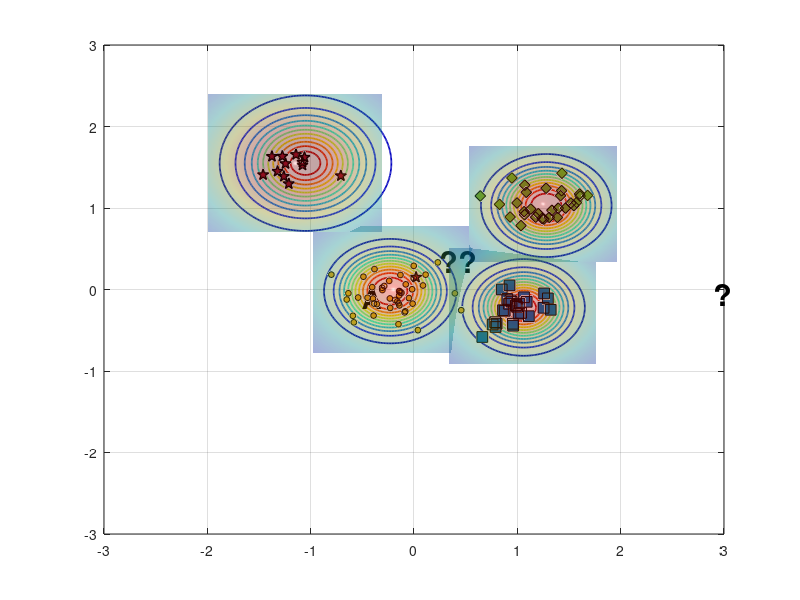

The MATLAB script that drew this image: (Note: this script raises an error after producing the figure.)
%% Reproduce EVM-style demo figure (no toolboxes)
clear; close all; clc; rng(7);

% ---------- 1) 合成四类二维数据 ----------
% 类中心（大致对应图中位置）
C_star  = [-1.15  1.55];   % 红色星
C_diam  = [ 1.25  1.05];   % 绿色菱形
C_square= [ 1.05 -0.20];   % 蓝色方块
C_dot   = [-0.20  0.00];   % 蓝色小点（被 A 标注影响的那簇）

% 协方差（控制每簇形状）
S = @(sx,sy,rho)[sx^2 rho*sx*sy; rho*sx*sy sy^2];
Sig_star   = S(0.18,0.20, 0.05);
Sig_diam   = S(0.22,0.18,-0.10);
Sig_square = S(0.20,0.16, 0.05);
Sig_dot    = S(0.25,0.18, 0.00);

% 从高斯采样（不用 mvnrnd）
sample = @(N,mu,SIG) (randn(N,2)*chol(SIG,'lower') + mu);

X_star   = sample(12,C_star,   Sig_star);
X_diam   = sample(30,C_diam,   Sig_diam);
X_square = sample(28,C_square, Sig_square);
X_dot    = sample(45,C_dot,    Sig_dot);

% 加一个“离群星”靠近 A（见原图左中）
X_star = [X_star; 0.02 0.15];

% ---------- 2) 底面散点与样式 ----------
figure('Color','w','Position',[100,100,800,600]);
hold on; box on; grid on;
z0 = 0; % 所有散点都放在 z=0 的平面

% 确保按照绘制顺序叠放，便于把散点置顶
set(gca,'SortMethod','childorder');

h_star   = scatter3(X_star(:,1),  X_star(:,2),  z0+zeros(size(X_star,1),1),  70, ...
        'pentagram', 'filled', 'MarkerEdgeColor','k', 'MarkerFaceColor',[0.635294 0.0784314 0.184314], 'LineWidth',1.0); % 红色五角星 #A2142F
h_diam   = scatter3(X_diam(:,1),  X_diam(:,2),  z0+zeros(size(X_diam,1),1),  60, ...
        'd', 'filled', 'MarkerEdgeColor','k', 'MarkerFaceColor',[0.466667 0.674510 0.188235]); % 绿色菱形 #77AC30
h_square = scatter3(X_square(:,1),X_square(:,2),z0+zeros(size(X_square,1),1),60, ...
        's', 'filled', 'MarkerEdgeColor','k', 'MarkerFaceColor',[0 0.447059 0.741176]); % 蓝色正方形 #0072BD
h_dot    = scatter3(X_dot(:,1),   X_dot(:,2),   z0+zeros(size(X_dot,1),1),   18, ...
        'o', 'filled', 'MarkerEdgeColor','k', 'MarkerFaceColor',[0.929412 0.694118 0.125490]); % 黄色圆形 #EDB120


% ---------- 3) ψ-model 等值环（彩色同心） ----------
% 采用带形状参的径向函数 psi(r) = exp(-(r/s)^t)
psi = @(X,Y,cx,cy,s,t) exp( - ( sqrt((X-cx).^2 + (Y-cy).^2) ./ s ).^t );

% 选几处“极端向量/代表点”（包含 A 所在）
EV = [ -0.23 -0.02 ;   % A 对应蓝点极端向量
        1.06 -0.22 ;   % 蓝方块
        1.28  1.03 ;   % 绿菱形
       -1.05  1.55 ];  % 红星
scale = [0.42, 0.36, 0.40, 0.48];   % 各自 scale
shape = [2.6,  2.2,  2.4,  2.0];    % 各自 shape

% 网格
[xg,yg] = meshgrid(linspace(-3,3,400));
colormap(jet); caxis([0 1]);

% 等高线层级（红到蓝：高到低）
levels = linspace(1.0,0.05,12);

for k = 1:size(EV,1)
    Z = psi(xg,yg,EV(k,1),EV(k,2),scale(k),shape(k));
    [~, h] = contour(xg,yg,Z,levels);    % 直接画在底面，保持颜色映射
    set(h,'LineWidth',1.25);

    % 将等高线明确压到 z=0（兼容不同 MATLAB 版本）
    ch = get(h,'Children');
    for ic = 1:numel(ch)
        zd = get(ch(ic),'ZData');
        if ~isempty(zd)
            set(ch(ic),'ZData',zeros(size(zd))); % 强制贴在 z=0
        end
    end
end

% 标出 A 与问号
text(-0.5,-0.1,0,'A','FontWeight','bold','FontSize',20,'Color','k');
text( 0.25, 0.35,0,'??','FontWeight','bold','FontSize',22,'Color','k');
text( 2.90,-0.05,0.03,'?','FontWeight','bold','FontSize',22,'Color','k');

% ---------- 4) 上方半透明“钟形面”（表示类支持/概率） ----------
% 用四个高斯穹顶，中心与各簇一致
gauss2 = @(X,Y,cx,cy,s) exp(-((X-cx).^2 + (Y-cy).^2)/(2*s^2));
tops  = {C_star, C_diam, C_square, C_dot};
sigT  = [0.65 0.55 0.55 0.60];
amp   = [1.05 0.95 0.90 0.85];

% 抬高穹顶，并缩小每个穹顶的覆盖范围（为每个穹顶使用局部网格）
zlift      = 0.18;   % 统一抬高量（不改变颜色映射）
spanFactor = 1.3;    % 每个穹顶半宽 = spanFactor * sigma（越小覆盖越小）
gridN      = 121;    % 局部网格分辨率

for i=1:4
    cx = tops{i}(1); cy = tops{i}(2);
    span = spanFactor * sigT(i);
    [xgi,ygi] = meshgrid(linspace(cx - span, cx + span, gridN), ...
                         linspace(cy - span, cy + span, gridN));

    Zt = amp(i) * gauss2(xgi,ygi,cx,cy,sigT(i));
    % 用 Zt 作为颜色，Zt+zlift 作为高度，从而抬高且保留原色
    s1 = surf(xgi,ygi, Zt + zlift, Zt, 'EdgeColor','none', 'FaceAlpha',0.35);
end
shading interp; camlight headlight; lighting gouraud;

% 将散点推到顶层
uistack([h_star h_diam h_square h_dot], 'top');

% ---------- 5) 轴、视角与观感 ----------
xlim([-2 2]); ylim([-1 3]); zlim([0 1.25]); view(-67,22);
axis vis3d; daspect([1 1 0.8]);
set(gca,'FontName','Times New Roman','FontSize',12,'LineWidth',1);
% xlabel('x'); ylabel('y'); zlabel('score / \psi');

% 网格和背景风格
grid on; 
% set(gca,'GridAlpha',0.2,'MinorGridAlpha',0.2);
